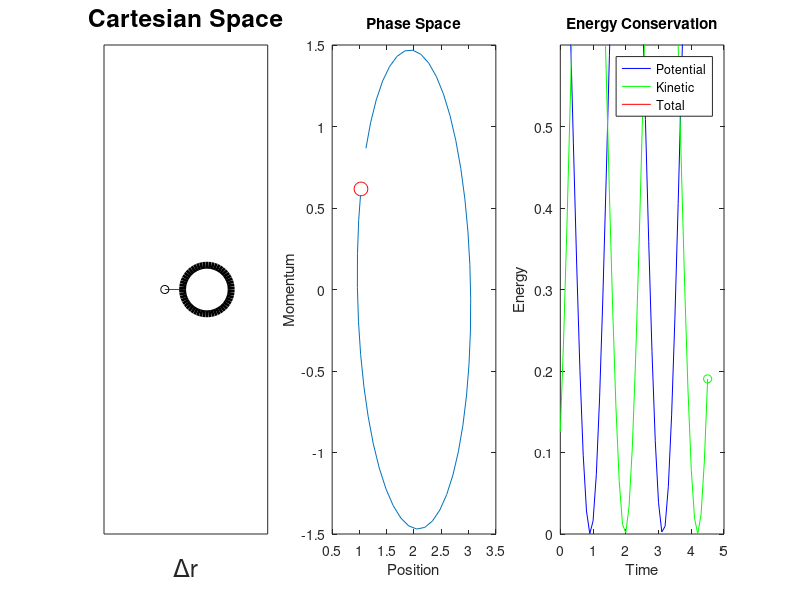

This figure's MATLAB source:
%%%%%%%%%%%%%%%%%%%%%%%%%%%%%%%%%%%%%%%%%%%%%%%%%%%%%%%%%%%%%%%%%%%%%%%%%%%
% Verlet integration for an Harmonic oscillator
% Matteo Salvalaglio
% last revision 23/02/2015
%%%%%%%%%%%%%%%%%%%%%%%%%%%%%%%%%%%%%%%%%%%%%%%%%%%%%%%%%%%%%%%%%%%%%%%%%%%

clc
clear all 
close all

%%Initial conditions

r0=1.0; % Initial position
v0=.5;  
dt=0.1;
m=1.0;

final_time=5;
nsteps=floor(final_time./dt); %Total number of steps

k=2;
req=2;

r=[];
% Forcefield
f=@(r) -m*k*(r-req);
V=@(r) 0.5*k*(r-req)^2;

Ke=@(v) 0.5*m*(v)^2;
dr=@(a,v_last)a*dt+v_last;

%% Integrate
r(1)=r0;
r(2)=r(1)+v0.*dt;

time(1)=0;
time(2)=time(1)+dt;

POT(1)=V(r(1));
POT(2)=V(r(2));

KIN(1)=Ke(v0);

a=f(r(2))/m;
v=dr(a,v0);
KIN(2)=Ke(v);

H(1)=POT(1)+KIN(1);
H(2)=POT(2)+KIN(2);

timestep=2


%Initialize figure
hFig=figure(1);
%set(hFig,'Position',[100 100 450 800])
set(hFig,'Position',[100 100 1200 450])

%Initialize Movie
%writerObj = VideoWriter('Harmonic.avi');
%open(writerObj);


while timestep<nsteps-3
    
    %Verlet integration
    r(timestep+1)=2.*r(timestep)-r(timestep-1)+(dt.^2).*f(r(timestep))./m;
    
    %Compute velocity     
    v(timestep)=(r(timestep+1)-r(timestep))./dt;
    
    % Potential Energy
    POT(timestep)=V(r(timestep));
    
    % Kinetic Energy
    KIN(timestep)=0.5.*m.*v(timestep).^2;
    
    % Total Energy
    H(timestep)=POT(timestep)+KIN(timestep);
    
    % Time
    time(timestep+1)=time(timestep)+dt;
    
    subplot(1,3,1)
    
    plot(...
        [-r(timestep)./2 r(timestep)./2],...
        [0 0],'r-',...
        ...
        -r(timestep)./2,0,'ko',...
        r(timestep)./2,0,'ko',...
        ...
        'MarkerSize',35,'MarkerFaceColor','w','LineWidth',5.0);
    
    
    set(gca,'FontSize',16)
    title('Cartesian Space')
    xlim([-2.0 2.0])
    ylim([-0.3 0.3])
    xlabel('\Delta{r}')
    
    set(gca,'XTick',[ ])
    set(gca,'YTick',[ ])

    subplot(1,3,3)
    set(gca,'FontSize',16)
    title('Energy Conservation')
    
    plot(...
        time(1:end-1),POT,'b-',...
        time(1:end-1),KIN,'g-',...
        time(1:end-1),H,'r-',...
        ...
        time(timestep),POT(timestep),'bo',...
        time(timestep),KIN(timestep),'go',...
        time(timestep),H(timestep),'ro',...
        ...
        'MarkerSize',10,'MarkerFaceColor','w');
    
    legend('Potential','Kinetic','Total')
    title('Energy Conservation')
    xlabel('Time')
    ylabel('Energy')
    ylim([0 0.6])
   
    subplot(1,3,2)
    set(gca,'FontSize',16)
    plot(...
        r(3:end-1),v(3:end)./m,...
        r(timestep),v(timestep)./m,'ro',...
        'MarkerSize',10,'MarkerFaceColor','w');
    
    title('Phase Space');
    xlabel('Position')
    ylabel('Momentum')
    
    drawnow
    
%     namefile=['current_frame.png'];
%     screen2png(namefile)
%     thisimage = imread(namefile);
%     writeVideo(writerObj, thisimage);
   
    % update timestep
    timestep=timestep+1;
    
end
%close(writerObj);

sum(sum(r))


